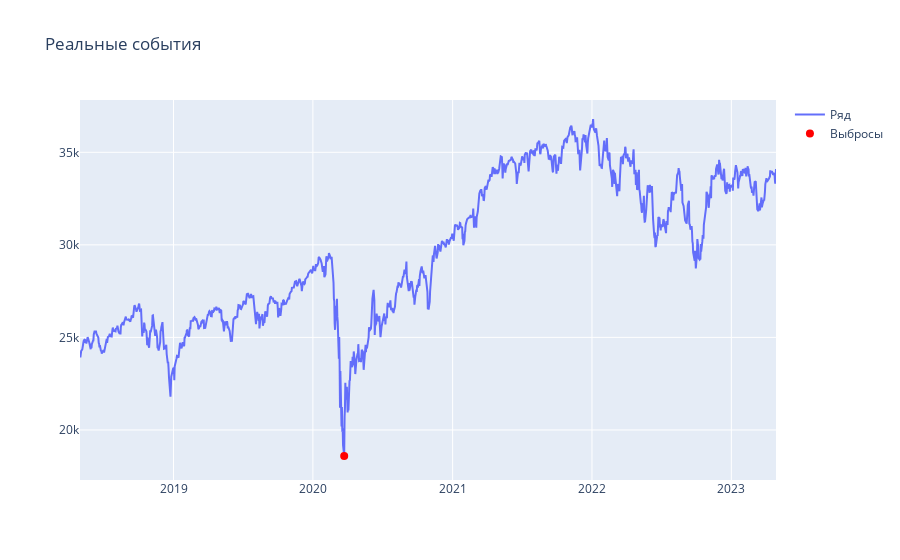
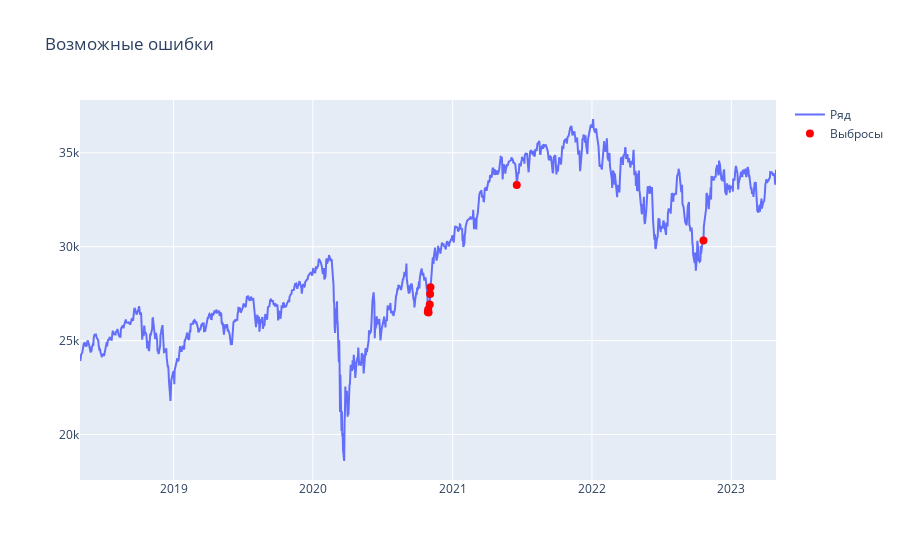

Source (notebook cell) for these figures, in order:
### Code cell
# Детектирование несколькими методами
outliers_iqr = iqr_outliers(df['Close'], window=50)
outliers_vol = vol_outliers(df['Close'], window=50)

# Консенсус (выброс если минимум 2 метода)
consensus = outliers_iqr | outliers_vol

# Фильтрация по объему (для финансов)
high_volume = df['Volume'] > 2 * df['Volume'].median()
real_events = consensus & high_volume
potential_errors = consensus & ~high_volume

plot_outliers(df['Close'], real_events, "Реальные события")
plot_outliers(df['Close'], potential_errors, "Возможные ошибки")

### Figure 1 — Plotly figure (JSON) as saved in the notebook; plotly's stock layout.template omitted (floating-point values rounded to 4 significant figures; data arrays with more than 128 entries replaced by an {"elided": "..."} marker saying what was removed)
{"data": [{"mode": "lines", "name": "Ряд", "type": "scatter", "x": {"elided": "1258 str values"}, "y": {"elided": "1258 float values"}}, {"marker": {"color": "red", "size": 8}, "mode": "markers", "name": "Выбросы", "type": "scatter", "x": ["2020-03-23T00:00:00.000000000"], "y": [18590.0]}], "layout": {"title": {"text": "Реальные события"}}}

### Figure 2 — Plotly figure (JSON) as saved in the notebook; plotly's stock layout.template omitted (floating-point values rounded to 4 significant figures; data arrays with more than 128 entries replaced by an {"elided": "..."} marker saying what was removed)
{"data": [{"mode": "lines", "name": "Ряд", "type": "scatter", "x": {"elided": "1258 str values"}, "y": {"elided": "1258 float values"}}, {"marker": {"color": "red", "size": 8}, "mode": "markers", "name": "Выбросы", "type": "scatter", "x": ["2022-10-20T00:00:00.000000000", "2021-06-18T00:00:00.000000000", "2020-11-04T00:00:00.000000000", "2020-11-03T00:00:00.000000000", "2020-11-02T00:00:00.000000000", "2020-10-30T00:00:00.000000000", "2020-10-29T00:00:00.000000000", "2020-10-28T00:00:00.000000000"], "y": [30330.0, 33290.0, 27850.0, 27480.0, 26930.0, 26500.0, 26660.0, 26520.0]}], "layout": {"title": {"text": "Возможные ошибки"}}}
